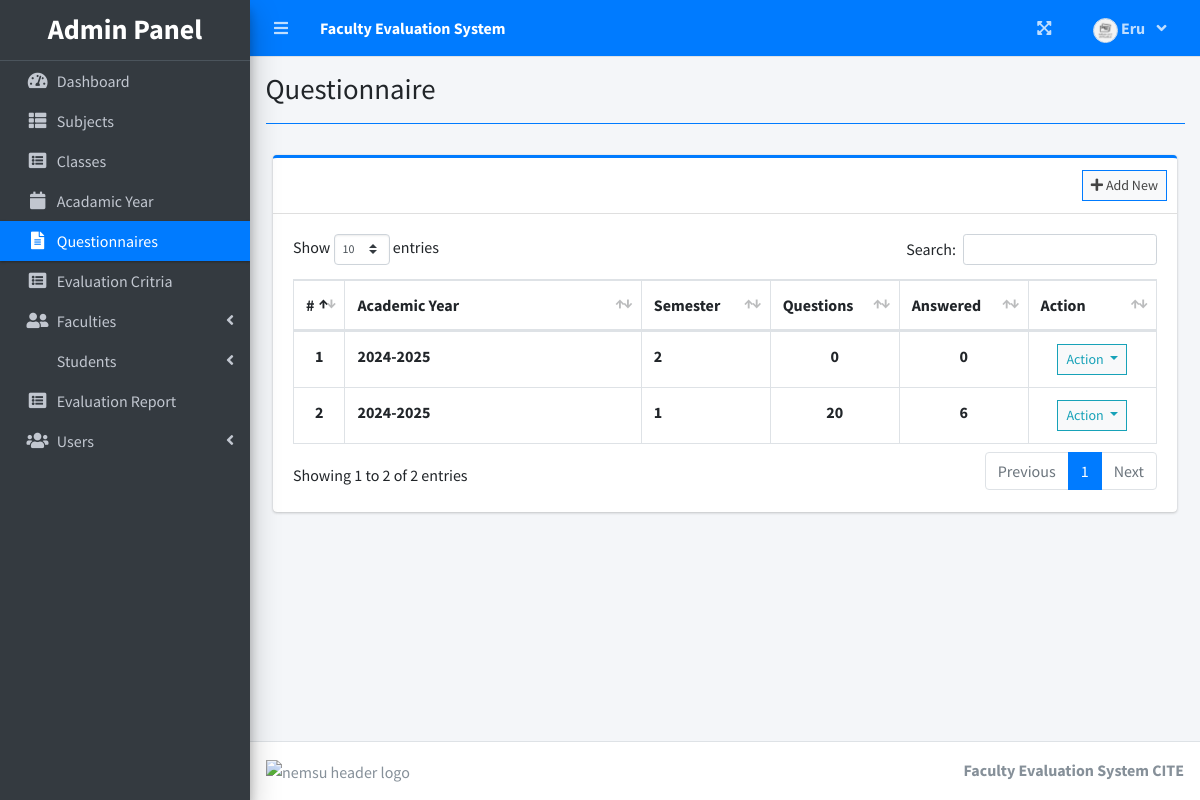
Screenshot of /index.php?page=questionnaire (signed in) with the database file from the repository.
### tables this page shows
CREATE TABLE `academic_list` (
  `id` int(30) NOT NULL,
  `year` text NOT NULL,
  `semester` int(30) NOT NULL,
  `is_default` tinyint(1) NOT NULL DEFAULT 0,
  `status` int(1) NOT NULL DEFAULT 0 COMMENT '0=Pending,1=Start,2=Closed'
);

### admin/questionnaire.php (the view, shortened to what this page needs)
<?php include'db_connect.php' ?>
<div class="col-lg-12">
	<div class="card card-outline card-primary">
		<div class="card-header">
			<div class="card-tools">
				<a class="btn btn-block btn-sm btn-default btn-flat border-primary new_academic" href="javascript:void(0)"><i class="fa fa-plus"></i> Add New</a>
			</div>
		</div>
		<div class="card-body">
			<table class="table tabe-hover table-bordered" id="list">
				<colgroup>
					<col width="5%">
					<col width="35%">
					<col width="15%">
					<col width="15%">
					<col width="15%">
					<col width="15%">
				</colgroup>
				<thead>
					<tr>
						<th class="text-center">#</th>
						<th>Academic Year</th>
						<th>Semester</th>
						<th>Questions</th>
						<th>Answered</th>
						<th>Action</th>
					</tr>
				</thead>
				<tbody>
					<?php
					$i = 1;
					$qry = $conn->query("SELECT * FROM academic_list order by abs(year) desc,abs(semester) desc ");
					while($row= $qry->fetch_assoc()):
						$questions = $conn->query("SELECT * FROM question_list where academic_id ={$row['id']} ")->num_rows;
						$answers = $conn->query("SELECT * FROM evaluation_list where academic_id ={$row['id']} ")->num_rows;
					?>
					<tr>
						<th class="text-center"><?php echo $i++ ?></th>
						<td><b><?php echo $row['year'] ?></b></td>
						<td><b><?php echo $row['semester'] ?></b></td>
						<td class="text-center"><b><?php echo number_format($questions) ?></b></td>
						<td class="text-center"><b><?php echo number_format($answers) ?></b></td>
						<td class="text-center">
							<button type="button" class="btn btn-default btn-sm btn-flat border-info wave-effect text-info dropdown-toggle" data-toggle="dropdown" aria-expanded="true">
		                      Action
		                    </button>
						</td>
					</tr>
				<?php endwhile; ?>
				</tbody>
			</table>
		</div>
	</div>
</div>

### rows the page displays
academic_list: year "2024-2025", semester "2", questions "0", answers "0"
academic_list: year "2024-2025", semester "1", questions "20", answers "6"

### other values shown
$_SESSION['system']['name'] "Faculty Evaluation System"
$_SESSION['login_firstname'] "Eru"
$title "Questionnaire"
